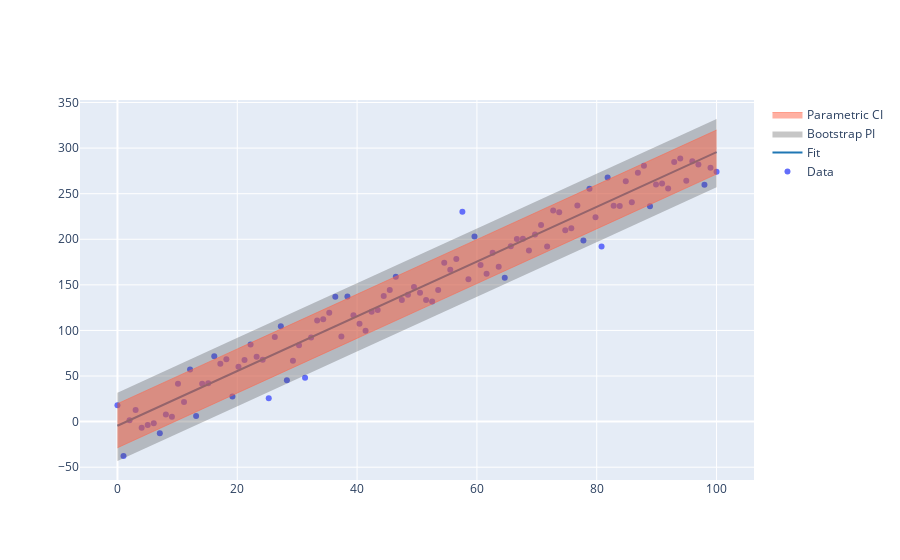

Notebook cell for this chart:
### Code cell
def lin_fun(X, noise_level):
  return 3*X-5+noise_level*np.random.randn(len(X))
  
X_train = np.linspace(0,100,1000)
y_train = lin_fun(X_train, 20)

X_test = np.linspace(0,100,100)
y_test = lin_fun(X_test, 20)

lin_model = LinearRegression().fit(X_train.reshape(-1, 1),y_train)
y_pred = lin_model.predict(X_test.reshape(-1, 1))

lower, median, upper = prediction_interval(LinearRegression(), X_train.reshape(-1,1), y_train, X_test[0].reshape(1, -1))
plothelpers.plot_ensemble(X_train, y_train, X_test, y_test, y_pred, lin_model, upper, lower)
